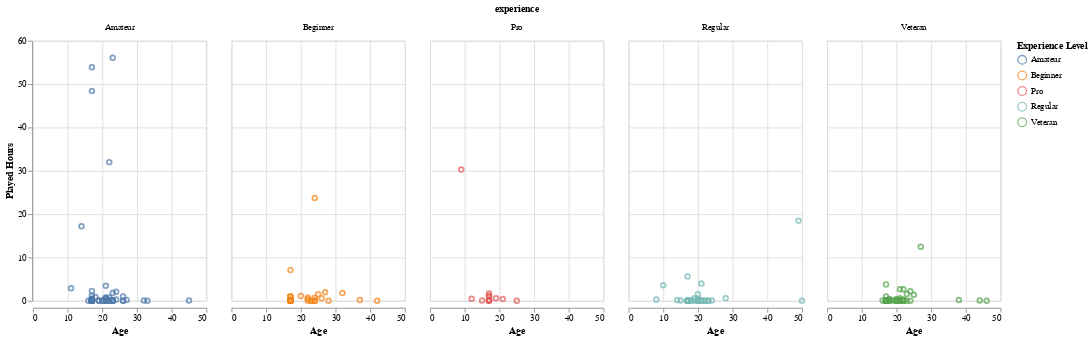

Write notebook code for a chart like this one.
### Code cell
filtered_chart = alt.Chart(filtered_hrs_df).mark_point().encode(
    x=alt.X("age").title("Age"),
    y=alt.Y("played_hours").title("Played Hours"),
    color=alt.Color("experience").title("Experience Level")
).properties(width = 500)



# Facet by experience to make the visualization more clear.
facetted_chart = alt.Chart(filtered_hrs_df).mark_point().encode(
    x=alt.X("age").title("Age"),
    y=alt.Y("played_hours").title("Played Hours"),
    color=alt.Color("experience").title("Experience Level")
).properties(width = 200).facet("experience", columns = 5)

facetted_chart

### Figure 1 — Vega specification as saved in the notebook (floating-point values rounded to 4 significant figures; data arrays with more than 128 entries replaced by an {"elided": "..."} marker saying what was removed)
{"$schema": "https://vega.github.io/schema/vega/v5.json", "data": [{"name": "source_0", "values": {"elided": "190 records"}}, {"name": "facet_domain", "values": [{"experience": "Pro", "count": 13}, {"experience": "Veteran", "count": 48}, {"experience": "Amateur", "count": 62}, {"experience": "Regular", "count": 32}, {"experience": "Beginner", "count": 35}]}, {"name": "facet_domain_row", "values": [{"data": 0.0}]}, {"name": "facet_domain_column", "transform": [{"type": "sequence", "start": 0.0, "stop": {"signal": "min(length(data(\"facet_domain\")), 5)"}}]}, {"name": "source_0_x_domain_age", "values": [{"min": 8, "max": 50}]}, {"name": "source_0_y_domain_played_hours", "values": [{"min": 0.0, "max": 56.1}]}, {"name": "source_0_color_domain_experience", "values": [{"experience": "Pro"}, {"experience": "Veteran"}, {"experience": "Amateur"}, {"experience": "Regular"}, {"experience": "Beginner"}]}], "signals": [{"name": "child_width", "value": 200}, {"name": "child_height", "value": 300}], "marks": [{"type": "group", "name": "facet-title", "title": {"text": "experience", "style": "guide-title", "offset": 10}, "role": "column-title"}, {"type": "group", "name": "row_header", "from": {"data": "facet_domain_row"}, "encode": {"update": {"height": {"signal": "child_height"}}}, "axes": [{"scale": "y", "orient": "left", "grid": false, "zindex": 0, "tickCount": {"signal": "ceil(child_height/40)"}, "title": "Played Hours", "labelOverlap": true}], "role": "row-header"}, {"type": "group", "name": "column_footer", "from": {"data": "facet_domain_column"}, "encode": {"update": {"width": {"signal": "child_width"}}}, "axes": [{"scale": "x", "tickCount": {"signal": "ceil(child_width/40)"}, "zindex": 0, "orient": "bottom", "title": "Age", "grid": false, "labelFlush": true, "labelOverlap": true}], "role": "column-footer"}, {"type": "group", "name": "cell", "from": {"facet": {"data": "source_0", "name": "facet", "groupby": ["experience"]}}, "sort": {"field": ["datum[\"experience\"]"], "order": ["ascending"]}, "encode": {"update": {"height": {"signal": "child_height"}, "width": {"signal": "child_width"}}}, "marks": [{"type": "symbol", "name": "child_marks", "from": {"data": "facet"}, "encode": {"update": {"opacity": {"value": 0.7}, "fill": {"value": "transparent"}, "stroke": {"field": "experience", "scale": "color"}, "x": {"field": "age", "scale": "x"}, "y": {"field": "played_hours", "scale": "y"}}}, "style": ["point"]}], "axes": [{"scale": "x", "maxExtent": 0, "domain": false, "zindex": 0, "grid": true, "gridScale": "y", "aria": false, "orient": "bottom", "labels": false, "minExtent": 0, "ticks": false, "tickCount": {"signal": "ceil(child_width/40)"}}, {"scale": "y", "maxExtent": 0, "gridScale": "x", "ticks": false, "orient": "left", "domain": false, "labels": false, "minExtent": 0, "aria": false, "zindex": 0, "grid": true, "tickCount": {"signal": "ceil(child_height/40)"}}], "title": {"text": {"signal": "isValid(parent[\"experience\"]) ? parent[\"experience\"] : \"\"+parent[\"experience\"]"}, "offset": 10, "style": "guide-label", "frame": "group"}, "style": "cell"}], "scales": [{"name": "x", "type": "linear", "domain": [{"signal": "(data(\"source_0_x_domain_age\")[0] || {}).min"}, {"signal": "(data(\"source_0_x_domain_age\")[0] || {}).max"}], "range": [0, {"signal": "child_width"}], "nice": true, "zero": true}, {"name": "y", "type": "linear", "domain": [{"signal": "(data(\"source_0_y_domain_played_hours\")[0] || {}).min"}, {"signal": "(data(\"source_0_y_domain_played_hours\")[0] || {}).max"}], "range": [{"signal": "child_height"}, 0], "nice": true, "zero": true}, {"name": "color", "type": "ordinal", "domain": {"data": "source_0_color_domain_experience", "field": "experience", "sort": true}, "range": "category"}], "legends": [{"title": "Experience Level", "stroke": "color", "symbolType": "circle", "encode": {"symbols": {"update": {"fill": {"value": "transparent"}, "opacity": {"value": 0.7}}}}}], "layout": {"padding": 20, "bounds": "full", "align": "all", "columns": 5}, "padding": 5, "background": "white"}
